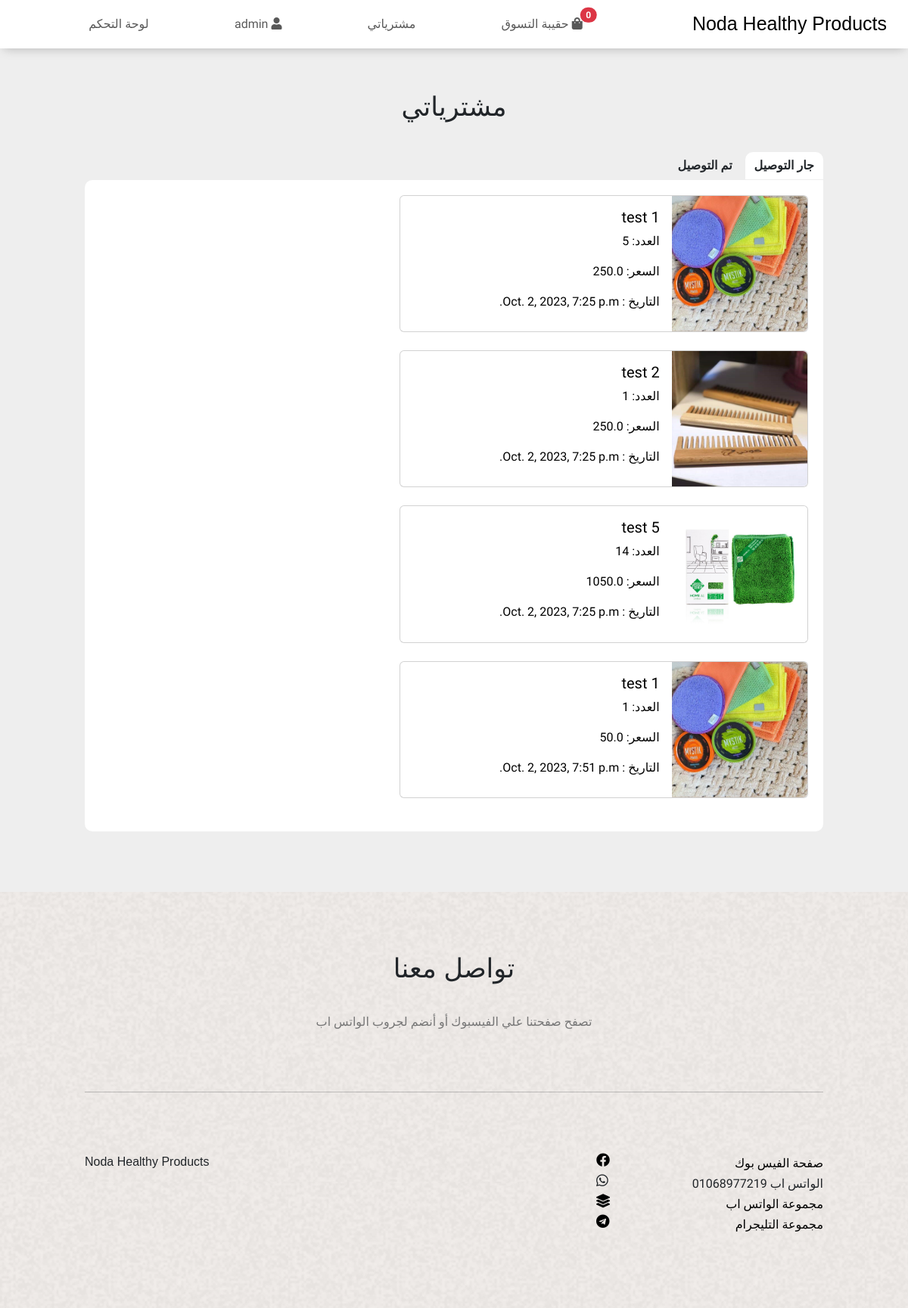
Screenshot of /myOrders/ (signed in) with the database file from the repository.
### User/models.py (models this page shows, shortened)
class User(AbstractBaseUser, PermissionsMixin):
    first_name = models.CharField(max_length=255)
    last_name = models.CharField(max_length=255)
    mobile = models.CharField(unique=True, max_length=50)
    address = models.CharField(max_length=100000)
    city = models.ForeignKey(City, on_delete=models.CASCADE, blank=True, null=True)
    products_in_cart = models.IntegerField(default=0)
    price_in_cart = models.FloatField(default=0)
    is_staff = models.BooleanField(default=True)
    is_active = models.BooleanField(default=True)
    is_superuser = models.BooleanField(default=False)
    is_verified = models.BooleanField(default=False)
    objects = UserManager()
    USERNAME_FIELD = 'mobile'
    REQUIRED_FIELDS = ['first_name', 'last_name']
    class Meta:
        verbose_name = 'User'
        verbose_name_plural = 'Users'

### store/models.py (models this page shows, shortened)
class Order(models.Model):
    user = models.ForeignKey(User, on_delete = models.CASCADE)
    product = models.ForeignKey(Product, on_delete=models.CASCADE, related_name='orders')
    conf_order = models.ForeignKey(ConfirmedOrder, on_delete=models.CASCADE, null=True)
    count = models.IntegerField()
    price = models.FloatField()
    is_confirmed = models.BooleanField(default=False)

class Product(models.Model):
    name = models.CharField(max_length=1000)
    description = models.CharField(max_length=1000000)
    price = models.FloatField()
    tags = models.ManyToManyField(Tag)
    image = models.ImageField(upload_to='uploads/%Y/%m/%d/')
    in_the_main_page = models.BooleanField(blank=True)

class ConfirmedOrder(models.Model):
    user = models.ForeignKey(User, on_delete=models.DO_NOTHING)
    price = models.FloatField(default=0)
    mobile = models.CharField(max_length=50)
    address = models.CharField(max_length=100000)
    city = models.ForeignKey(City, on_delete=models.CASCADE, blank=True, null=True)
    date_time = models.DateTimeField(default=datetime.now)
    status = models.CharField(choices=(('pending', 'pending'),('shipping', 'shipping'), ('delivered', 'delivered')) ,default='pending', max_length=1000)

### store/views.py (the view)
# urls.py: path('myOrders/', views.myOrders, name='myOrders'),
def myOrders(request):
    delivered_orders = Order.objects.filter(user=request.user, is_confirmed=True, conf_order__status="delivered").order_by('conf_order')
    not_delivered_orders = Order.objects.filter(Q(user=request.user), Q(is_confirmed=True),Q(conf_order__status="pending") | Q(conf_order__status="shipping")).order_by('conf_order')
    return render(request, 'myOrders.html', {
        'delivered_orders' : delivered_orders,
        'delivered_not_exist' : not delivered_orders.exists(),
        'not_delivered_orders' : not_delivered_orders,
        'not_delivered_not_exist' : not not_delivered_orders.exists()
    })

### templates/myorders.html (shortened to what this page needs)
{% extends 'base.html' %}
{% load static %}]
{% block style %}
  <link rel="stylesheet" href="{% static 'css/myorders.css' %}">
{% endblock %}
{% block content %}
  <div class="myorders">
    <div class="container">
      <h2>مشترياتي</h2>
      <button class="btn shipping show">جار التوصيل</button>
      <button class="btn shipped">تم التوصيل</button>
      <div class="shipping show">
        {% for order in not_delivered_orders %}
        <div class="card">
            <a href="/myOrders/{{ order.id }}">
              <div class="row g-0">
                <div class="col-md-4">
                  <img class="img-fluid rounded-end" src="{{ order.product.image.url }}" alt="'{{ order.product.name }}' un found img" width="100px">
                </div>
                <div class="col-md-8">
                  <div class="card-body">
                    <h5 class="card-title">{{ order.product.name }}</h5>
                    <p class="card-text">
                      العدد:
                      {{ order.count }}
                    </p>
                    <p class="card-text">
                      السعر:
                      {{ order.price }}
                    </p>
                    <p class="card-text">
                      التاريخ :
                      {{ order.conf_order.date_time }}
                    </p>
                  </div>
                </div>
              </div>
            </a>
          </div>
          <br>
        {% endfor %}
      </div>
    </div>
  </div>
{% endblock %}

### templates/base.html (shortened to what this page needs)
{% load static %}
<!DOCTYPE html>
<html lang="en">
  <head>
    <link rel="stylesheet" href="{% static 'icons/css/all.min.css'%}" />
    <link rel="stylesheet" href="{% static 'css/bootstrap.min.css'%}" />
    <link rel="stylesheet" href="{% static 'css/normalize.css'%}" />
    <link rel="stylesheet" href="{% static 'css/style.css'%}" />
    <link rel="stylesheet" href="{% static 'css/nav.css'%}" />
    <link rel="stylesheet" href="{% static 'css/contact.css'%}" />
    {% block style %}
    {% endblock %}
  </head>
  <body>
    <nav class="navbar navbar-expand-lg sticky-top bg-body-tertiary">
      <div class="container-fluid">
        <a class="navbar-brand" href="/">Noda Healthy Products</a>
        <div class="collapse navbar-collapse" id="navbarSupportedContent">
          <ul class="navbar-nav mb-2 mb-lg-0">
            {% if user.is_authenticated %}
              <li>
                <a class="nav-link position-relative" href="/cart">
                  <i class="fa fa-shopping-bag"></i>
                  حقيبة التسوق
                  <span class="position-absolute start-100 translate-middle badge rounded-pill bg-danger">
                    {{ user.products_in_cart }}
                  </span>
                </a>
              </li>
              <li class="nav-item">
                <a class="nav-link" href="/myOrders">
                  مشترياتي
                </a>
              </li>
              <li class="nav-item">
                <a class="nav-link" href="/profile">
                  <i class="fa fa-user"></i>
                  {{ user.first_name }}
                </a>
              </li>
            {% endif %}
            {% if user.is_superuser %}
              <li class="nav-item">
                <a class="nav-link" href="/adminOrders/pending">
                  لوحة التحكم
                </a>
              </li>
            {% endif %}
          </ul>
        </div>
      </div>
    </nav>
    <main>
        {% block content %}
        {% endblock %}
    </main>
    <div class="contact">
      <div class="container">
        <h2>تواصل معنا</h2>
        <p>تصفح صفحتنا علي الفيسبوك أو أنضم لجروب الواتس اب</p>
        <hr />
        <footer>
          <div class="logo">Noda Healthy Products</div>
          <ul>
            <li>
              <a
                target="_blank"
                href="https://www.facebook.com/groups/1544081465733863/"
              >
                <label>صفحة الفيس بوك</label>
                <i class="fab fa-facebook"></i>
              </a>
            </li>
            <li>
              <a>
                <label>الواتس اب 01068977219</label>
                <i class="fab fa-whatsapp"></i>
              </a>
            </li>
            <li>
              <a
                target="_blank"
                href="https://chat.whatsapp.com/JFMbo2s9Hi63xrJxxHo6tD"
              >
                <label>مجموعة الواتس اب</label>
                <i class="fa fa-layer-group"></i>
              </a>
            </li>
            <li>
              <a target="_blank" href="https://t.me/+Q6Xk0FG2idg0NzZk">
                <label>مجموعة التليجرام</label>
                <i class="fab fa-telegram"></i>
              </a>
            </li>
          </ul>
        </footer>
      </div>
    </div>
  </body>
</html>

### static/css/style.css (style rules this page uses)
:root { --color1: url('../imgs/background.png'); --color2: #E5F8E9; --color3: #DBDCFE; --header-font: 'Gill Sans', 'Gill Sans MT', Calibri, 'Trebuchet MS', sans-serif; --text-font: "Cairo", Verdana, Geneva, Tahoma, sans-serif; }
* { box-sizing: border-box; }
body { font-family: var(--text-font); }
.container { width: 1000px; height: 100%; margin: 0 auto; }
h2 { text-align: center; font-size: 35px; padding-bottom: 30px; font-family: var(--header-font); }
@media (min-width: 768px) { .container { width: 690px } }
@media (min-width: 992px) { .container { width: 900px } }
@media (min-width: 1200px) { .container { width: 1000px } }

### static/css/nav.css (style rules this page uses)
nav.bg-body-tertiary { direction: rtl; position: fixed; width: 100%; background-color: #fff !important; box-shadow: 0px 5px 13px -5px rgba(0, 0, 0, 0.26); }
nav ul { width: 100%; display: flex; justify-content: space-evenly; }
nav a.navbar-brand { font-family: var(--header-font); font-size: 25px; color: #000; }

### static/css/contact.css (style rules this page uses)
.contact { background: var(--color1); padding: 80px 0; }
.contact p { text-align: center; color: #777 }
.contact hr { margin: 80px 0; }
.contact footer { display: flex; justify-content: space-between; }
.contact footer .logo { font-family: var(--header-font); }
.contact footer ul li { list-style: none; }
.contact footer ul li a { color: #000; line-height: 1.7; width: 300px; text-decoration: none; display: flex; justify-content: space-between; direction: rtl; }
.contact footer ul li a label { cursor: pointer; }
.contact footer ul li a i { font-size: large; }

### static/css/myorders.css (style rules this page uses)
.myorders { background: #eee; padding: 120px 0 80px; direction: rtl; }
.myorders .card a { color: #000; text-decoration: none; }
div.shipped, div.shipping { display: none; background: #fff; padding: 20px; border-radius: 10px 0 10px 10px; }
div.shipped.show, div.shipping.show { display: block; }
h5 { margin: 0; }
button.shipped, button.shipping { font-weight: 900; border-radius: 10px 10px 0 0; }
button.shipped.show, button.shipping.show { background: #fff; }
.btn-check:checked+.btn, .btn.active, .btn.show, .btn:first-child:active, :not(.btn-check)+.btn:active { border: 0; }
.card { max-width: 540px; }
.card img { width: 100%; }

### rows the page displays
User: products_in_cart "0", first_name "admin"
Order: product.image (picture), product.name "test 1", count "5", price "250.0", conf_order.date_time "Oct. 2, 2023, 7:25 p.m."
Order: product.image (picture), product.name "test 2", count "1", price "250.0", conf_order.date_time "Oct. 2, 2023, 7:25 p.m."
Order: product.image (picture), product.name "test 5", count "14", price "1050.0", conf_order.date_time "Oct. 2, 2023, 7:25 p.m."
Order: product.image (picture), product.name "test 1", count "1", price "50.0", conf_order.date_time "Oct. 2, 2023, 7:51 p.m."
